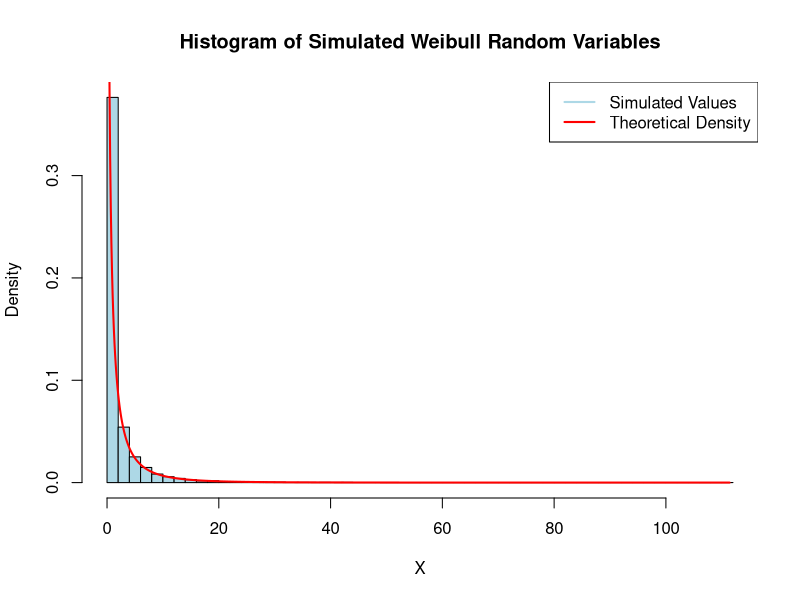

This figure's R source:
# Set the value of beta
beta <- 1/2

# Function to generate n Weibull random variables using inversion
generate_weibull <- function(n, beta) {
  U <- runif(n)  # Generate n uniform random variables U ~ Uniform(0, 1)
  X <- (-log(1 - U))^(1/beta)  # Apply the inversion formula
  return(X)
}

# Generate Weibull random variables
n <- 10000  # Number of samples
weibull_samples <- generate_weibull(n, beta)

# Plot histogram of simulated values
hist(weibull_samples, breaks = 50, probability = TRUE, 
     main = "Histogram of Simulated Weibull Random Variables",
     xlab = "X", col = "lightblue", border = "black")

# Add the theoretical density curve
x_vals <- seq(0, max(weibull_samples), length.out = 1000)
theoretical_density <- beta * x_vals^(beta - 1) * exp(-x_vals^beta)
lines(x_vals, theoretical_density, col = "red", lwd = 2)

# Add a legend
legend("topright", legend = c("Simulated Values", "Theoretical Density"),
       col = c("lightblue", "red"), lwd = 2)


